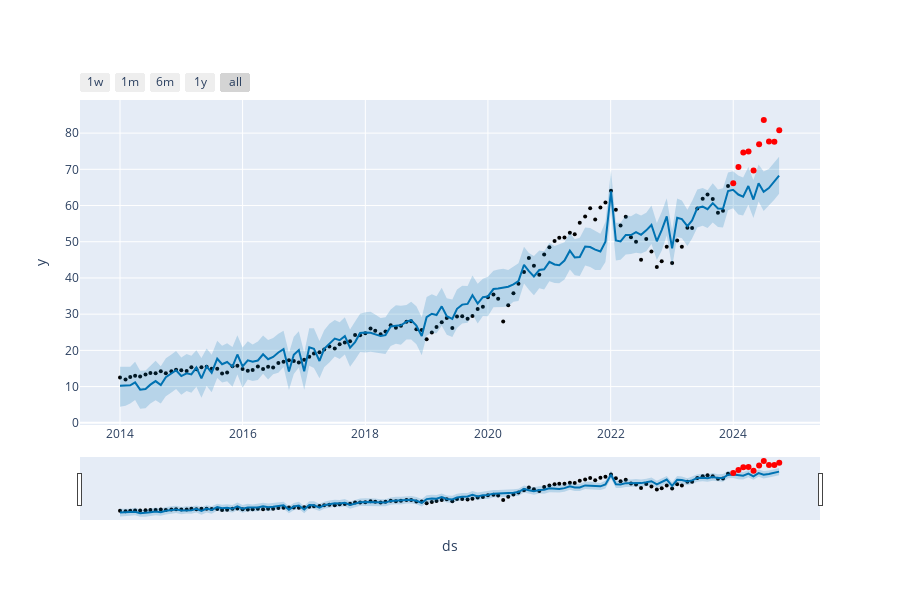

Write notebook code for a chart like this one.
### Markdown cell above
#### Fit Prophet

### Code cell
### Step 5 Fit Model

## 5.2 fixed holidays
def fit_model(train, test):
    ticker = train['ticker'].unique().item() 
    model = Prophet(holidays=holidays_df)
    model.add_country_holidays(country_name='US')
    model.fit(train)

    num_periods = len(test)
    future = model.make_future_dataframe(periods = num_periods, freq='M')

    forecast = model.predict(future) 
    print("Confidence Intervals of Predictions")
    fig = plot_plotly(model, forecast)

    fig.add_trace(go.Scatter(
        x=test['ds'],
        y=test['y'],
        mode='markers',
        name='Out-of-Sample Prices',
        marker=dict(color='red')
    ))

    display(fig)

    # Performance Metric
    test_len = len(test)
    train_len = len(train)

    rmse_out_sample = np.sqrt(mean_squared_error(y_true = test["y"], y_pred = forecast['yhat'].iloc[-test_len:]))
    mae_out_sample = mean_absolute_error(y_true = test["y"], y_pred = forecast['yhat'].iloc[-test_len:])
    
    rmse_in_sample = np.sqrt(mean_squared_error(y_true = train["y"], y_pred = forecast['yhat'].iloc[:train_len]))
    mae_in_sample = mean_absolute_error(y_true = train["y"], y_pred = forecast['yhat'].iloc[:train_len])
    
    mape_out_sample = mean_absolute_percentage_error(y_true = test["y"], y_pred = forecast['yhat'].iloc[-test_len:])
    
    print(ticker)
    # print("In Sample Mean Squared Error (MSE):", rmse_in_sample)
    # print("In Sample Mean Absolute Error (MAE):", mae_in_sample)
    print("Out Sample Mean Absolute Percentage Error (MAPE):", mape_out_sample)
    print("Out Sample Mean Squared Error (MSE):", rmse_out_sample)
    print("Out Sample Mean Absolute Error (MAE):", mae_out_sample)
    return (ticker, model, forecast, rmse_out_sample, mae_out_sample, mape_out_sample)
    
(ticker, model, forecast, rmse_out_sample, mae_out_sample, mape_out_sample) = fit_model(train, test)

### Figure 1 — Plotly figure (JSON) as saved in the notebook; plotly's stock layout.template omitted (floating-point values rounded to 4 significant figures; data arrays with more than 128 entries replaced by an {"elided": "..."} marker saying what was removed)
{"data": [{"marker": {"color": "black", "size": 4}, "mode": "markers", "name": "Actual", "type": "scatter", "x": ["2014-01-01T00:00:00", "2014-02-03T00:00:00", "2014-03-03T00:00:00", "2014-04-01T00:00:00", "2014-05-01T00:00:00", "2014-06-02T00:00:00", "2014-07-01T00:00:00", "2014-08-01T00:00:00", "2014-09-01T00:00:00", "2014-10-01T00:00:00", "2014-11-03T00:00:00", "2014-12-01T00:00:00", "2015-01-01T00:00:00", "2015-02-02T00:00:00", "2015-03-02T00:00:00", "2015-04-01T00:00:00", "2015-05-01T00:00:00", "2015-06-01T00:00:00", "2015-07-01T00:00:00", "2015-08-03T00:00:00", "2015-09-01T00:00:00", "2015-10-01T00:00:00", "2015-11-02T00:00:00", "2015-12-01T00:00:00", "2016-01-01T00:00:00", "2016-02-01T00:00:00", "2016-03-01T00:00:00", "2016-04-01T00:00:00", "2016-05-02T00:00:00", "2016-06-01T00:00:00", "2016-07-01T00:00:00", "2016-08-01T00:00:00", "2016-09-01T00:00:00", "2016-10-03T00:00:00", "2016-11-01T00:00:00", "2016-12-01T00:00:00", "2017-01-02T00:00:00", "2017-02-01T00:00:00", "2017-03-01T00:00:00", "2017-04-03T00:00:00", "2017-05-01T00:00:00", "2017-06-01T00:00:00", "2017-07-03T00:00:00", "2017-08-01T00:00:00", "2017-09-01T00:00:00", "2017-10-02T00:00:00", "2017-11-01T00:00:00", "2017-12-01T00:00:00", "2018-01-01T00:00:00", "2018-02-01T00:00:00", "2018-03-01T00:00:00", "2018-04-02T00:00:00", "2018-05-01T00:00:00", "2018-06-01T00:00:00", "2018-07-02T00:00:00", "2018-08-01T00:00:00", "2018-09-03T00:00:00", "2018-10-01T00:00:00", "2018-11-01T00:00:00", "2018-12-03T00:00:00", "2019-01-01T00:00:00", "2019-02-01T00:00:00", "2019-03-01T00:00:00", "2019-04-01T00:00:00", "2019-05-01T00:00:00", "2019-06-03T00:00:00", "2019-07-01T00:00:00", "2019-08-01T00:00:00", "2019-09-02T00:00:00", "2019-10-01T00:00:00", "2019-11-01T00:00:00", "2019-12-02T00:00:00", "2020-01-01T00:00:00", "2020-02-03T00:00:00", "2020-03-02T00:00:00", "2020-04-01T00:00:00", "2020-05-01T00:00:00", "2020-06-01T00:00:00", "2020-07-01T00:00:00", "2020-08-03T00:00:00", "2020-09-01T00:00:00", "2020-10-01T00:00:00", "2020-11-02T00:00:00", "2020-12-01T00:00:00", "2021-01-01T00:00:00", "2021-02-01T00:00:00", "2021-03-01T00:00:00", "2021-04-01T00:00:00", "2021-05-03T00:00:00", "2021-06-01T00:00:00", "2021-07-01T00:00:00", "2021-08-02T00:00:00", "2021-09-01T00:00:00", "2021-10-01T00:00:00", "2021-11-01T00:00:00", "2021-12-01T00:00:00", "2022-01-03T00:00:00", "2022-02-01T00:00:00", "2022-03-01T00:00:00", "2022-04-01T00:00:00", "2022-05-02T00:00:00", "2022-06-01T00:00:00", "2022-07-01T00:00:00", "2022-08-01T00:00:00", "2022-09-01T00:00:00", "2022-10-03T00:00:00", "2022-11-01T00:00:00", "2022-12-01T00:00:00", "2023-01-02T00:00:00", "2023-02-01T00:00:00", "2023-03-01T00:00:00", "2023-04-03T00:00:00", "2023-05-01T00:00:00", "2023-06-01T00:00:00", "2023-07-03T00:00:00", "2023-08-01T00:00:00", "2023-09-01T00:00:00", "2023-10-02T00:00:00", "2023-11-01T00:00:00", "2023-12-01T00:00:00"], "y": [12.49, 11.95, 12.63, 12.98, 12.8, 13.3, 13.74, 13.66, 14.2, 13.71, 14.21, 14.66, 14.52, 14.29, 15.35, 14.81, 15.33, 15.44, 14.89, 14.89, 13.63, 13.91, 15.59, 15.72, 14.88, 14.39, 14.59, 15.57, 14.85, 15.45, 15.25, 16.51, 16.87, 17.25, 17.05, 16.68, 17.39, 18.22, 19.14, 19.51, 20.22, 21.07, 20.48, 21.66, 22.19, 22.51, 24.22, 24.16, 24.71, 26.07, 25.41, 24.47, 25.23, 26.94, 26.28, 26.81, 27.93, 28.05, 25.83, 25.62, 23.09, 24.93, 26.44, 27.73, 28.92, 26.16, 29.34, 29.43, 28.75, 29.52, 31.4, 32.04, 34.67, 35.43, 34.25, 27.96, 32.43, 35.79, 38.41, 41.62, 45.52, 43.35, 40.87, 46.49, 48.44, 50.18, 51.07, 51.2, 52.48, 52.06, 55.22, 56.98, 59.26, 56.12, 59.46, 60.85, 64.09, 58.82, 54.5, 56.89, 51.21, 50.01, 45.04, 50.78, 47.27, 42.99, 44.61, 48.64, 44.13, 50.33, 48.6, 53.89, 53.76, 59.21, 61.87, 63.06, 61.8, 58.01, 58.56, 65.42]}, {"hoverinfo": "skip", "line": {"width": 0}, "mode": "lines", "type": "scatter", "x": {"elided": "130 str values"}, "y": {"elided": "130 float values"}}, {"fill": "tonexty", "fillcolor": "rgba(0, 114, 178, 0.2)", "line": {"color": "#0072B2", "width": 2}, "mode": "lines", "name": "Predicted", "type": "scatter", "x": {"elided": "130 str values"}, "y": {"elided": "130 float values"}}, {"fill": "tonexty", "fillcolor": "rgba(0, 114, 178, 0.2)", "hoverinfo": "skip", "line": {"width": 0}, "mode": "lines", "type": "scatter", "x": {"elided": "130 str values"}, "y": {"elided": "130 float values"}}, {"marker": {"color": "red"}, "mode": "markers", "name": "Out-of-Sample Prices", "type": "scatter", "x": ["2024-01-01T00:00:00", "2024-02-01T00:00:00", "2024-03-01T00:00:00", "2024-04-01T00:00:00", "2024-05-01T00:00:00", "2024-06-03T00:00:00", "2024-07-01T00:00:00", "2024-08-01T00:00:00", "2024-09-02T00:00:00", "2024-10-01T00:00:00"], "y": [66.18, 70.65, 74.64, 74.9, 69.69, 76.9, 83.62, 77.68, 77.6, 80.81]}], "layout": {"height": 600, "showlegend": false, "width": 900, "xaxis": {"rangeselector": {"buttons": [{"count": 7, "label": "1w", "step": "day", "stepmode": "backward"}, {"count": 1, "label": "1m", "step": "month", "stepmode": "backward"}, {"count": 6, "label": "6m", "step": "month", "stepmode": "backward"}, {"count": 1, "label": "1y", "step": "year", "stepmode": "backward"}, {"step": "all"}]}, "rangeslider": {"visible": true}, "title": {"text": "ds"}, "type": "date"}, "yaxis": {"title": {"text": "y"}}}}
